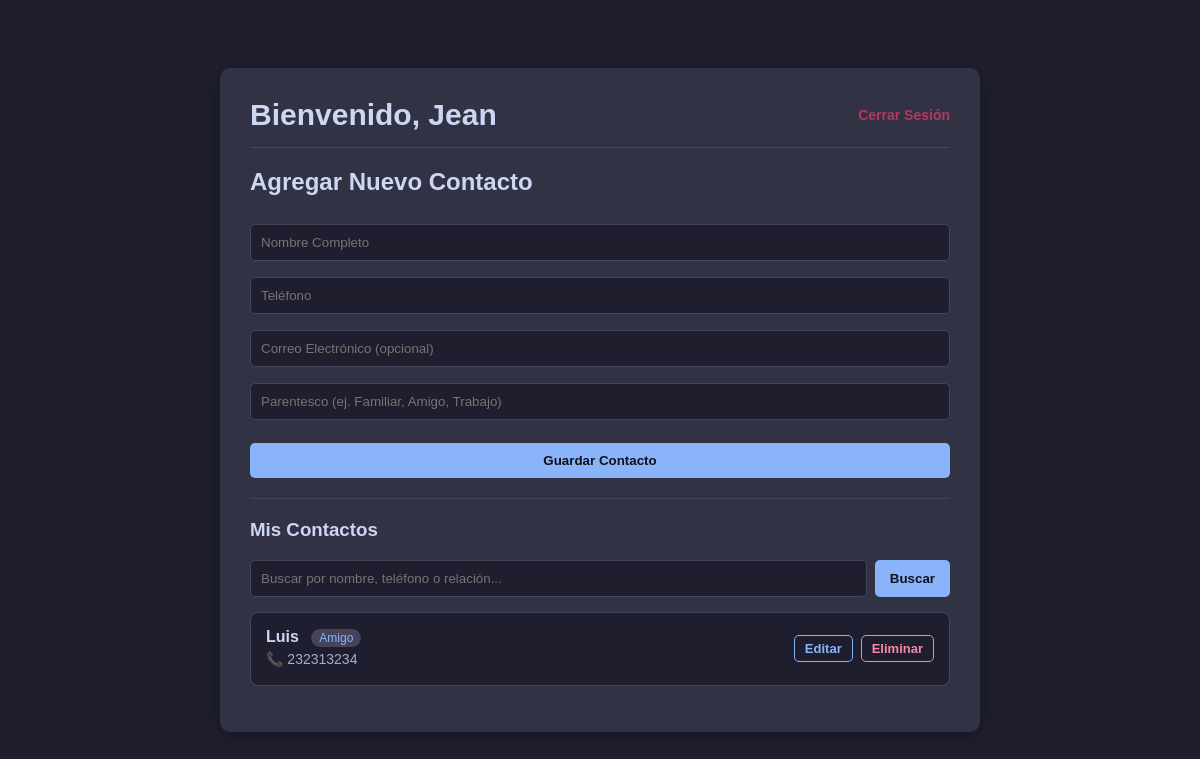
Before: /agenda (signed in) with the older database file.
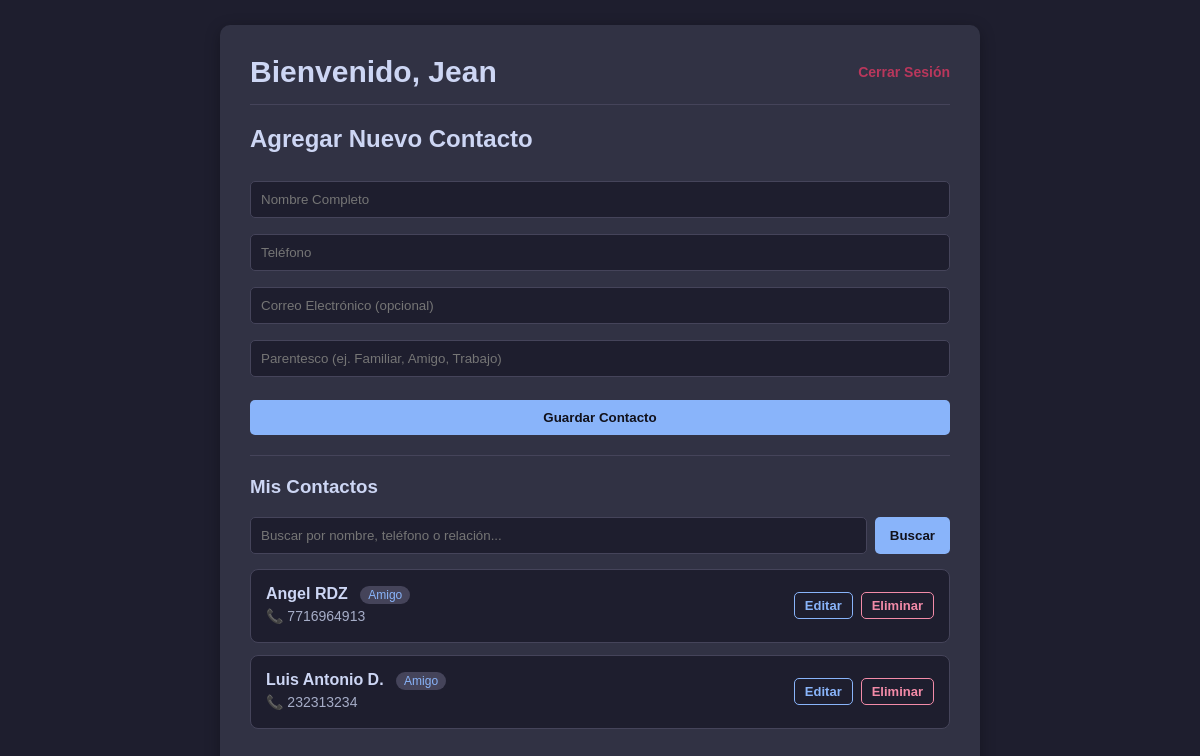
After: the same page with the newer database file.
### tables this page shows
CREATE TABLE contactos (
            id INTEGER PRIMARY KEY AUTOINCREMENT,
            usuario_id INTEGER NOT NULL,
            nombre TEXT NOT NULL,
            telefono TEXT,
            correo TEXT,
            categoria TEXT DEFAULT 'General',
            FOREIGN KEY (usuario_id) REFERENCES usuarios(id) ON DELETE CASCADE
        );

### main.py (the view)
@app.route("/agenda")
@login_requerido
def vista_agenda():
    busqueda = request.args.get("q", "").strip()
    contactos = obtener_contactos(session["usuario_id"], busqueda)
    return render_template(
        "agenda.html",
        nombre=session["usuario_nombre"],
        contactos=contactos,
        busqueda=busqueda,
    )

### base_datos/conexion_db.py (called while the page is built)
def conectar():
    conexion = sqlite3.connect("agenda.db")
    conexion.execute("PRAGMA foreign_keys = ON")
    return conexion

### base_datos/consultas.py (called while the page is built)
def obtener_contactos(usuario_id, busqueda=""):
    conexion = conectar()
    cursor = conexion.cursor()
    if busqueda:
        patron = f"%{busqueda}%"
        cursor.execute(
            """
            SELECT id, nombre, telefono, correo, categoria
            FROM contactos
            WHERE usuario_id = ? AND (nombre LIKE ? OR categoria LIKE ? OR telefono LIKE ?)
            ORDER BY nombre ASC
            """,
            (usuario_id, patron, patron, patron),
        )
    else:
        cursor.execute(
            """
            SELECT id, nombre, telefono, correo, categoria
            FROM contactos
            WHERE usuario_id = ?
            ORDER BY nombre ASC
            """,
            (usuario_id,),
        )
    contactos = cursor.fetchall()
    conexion.close()
    return contactos

### main.py (called while the page is built)
def login_requerido(funcion_vista):
    @wraps(funcion_vista)
    def envoltura(*args, **kwargs):
        if "usuario_id" not in session:
            return redirect(url_for("vista_login"))
        return funcion_vista(*args, **kwargs)
    return envoltura

@app.after_request
def evitar_cache_rutas_privadas(response):
    if "usuario_id" in session:
        response.headers["Cache-Control"] = "no-store, no-cache, must-revalidate, max-age=0"
        response.headers["Pragma"] = "no-cache"
        response.headers["Expires"] = "0"
    return response

### templates/agenda.html (shortened to what this page needs)
<!DOCTYPE html>
<html lang="es">
<head>
    <link rel="stylesheet" href="{{ url_for('static', filename='style.css') }}">
</head>
<body>
    <div class="contenedor-agenda">
        <header class="encabezado-agenda">
            <h1>Bienvenido, {{ nombre }}</h1>
            <a href="{{ url_for('logout') }}" class="boton-cerrar">Cerrar Sesión</a>
        </header>
        <section class="seccion-formulario">
            <h2>Agregar Nuevo Contacto</h2>
            <form action="{{ url_for('procesar_agregar_contacto') }}" method="POST">
                <input
                    type="text"
                    name="nombre_contacto"
                    placeholder="Nombre Completo"
                    required>
                <input
                    type="tel"
                    name="telefono"
                    placeholder="Teléfono"
                    required>
                <input
                    type="email"
                    name="correo_contacto"
                    placeholder="Correo Electrónico (opcional)">
                <input
                    type="text"
                    name="relacion"
                    placeholder="Parentesco (ej. Familiar, Amigo, Trabajo)">
                <button type="submit">Guardar Contacto</button>
            </form>
        </section>
        <section class="seccion-lista">
            <h3>Mis Contactos</h3>
            <form action="{{ url_for('vista_agenda') }}" method="GET" class="form-buscador">
                <input
                    type="text"
                    name="q"
                    placeholder="Buscar por nombre, teléfono o relación..."
                    value="{{ busqueda }}">
                <button type="submit" class="boton-buscar">Buscar</button>
            </form>
            <ul class="lista-contactos">
                {% for contacto in contactos %}
                    <li class="tarjeta-contacto">
                        <div class="info-contacto">
                            <h4>
                                {{ contacto[1] }}
                                {% if contacto[4] %}
                                    <span class="etiqueta-relacion">{{ contacto[4] }}</span>
                                {% endif %}
                            </h4>
                            <p>📞 {{ contacto[2] }}</p>
                        </div>
                        <div class="acciones-contacto">
                            <a href="{{ url_for('editar_contacto', contacto_id=contacto[0]) }}" class="boton-editar">Editar</a>
                            <form action="{{ url_for('procesar_eliminar_contacto', contacto_id=contacto[0]) }}" method="POST" style="display: inline; margin: 0;">
                                <button type="submit" class="boton-eliminar" onclick="return confirm('¿Seguro que deseas eliminar este contacto?');">Eliminar</button>
                            </form>
                        </div>
                    </li>
                {% endfor %}
            </ul>
        </section>
    </div>
</body>
</html>

### static/style.css (style rules this page uses)
:root { --bg-principal: #1e1e2e; --bg-tarjeta: #313244; --borde-sutil: #45445a; --texto-principal: #cdd6f4; --texto-secundario: #a6adc8; --texto-oscuro: #11111b; --acento-primario: #89b4fa; --acento-hover: #b4befe; --peligro: #f38ba8; --exito: #a6e3a1; --cerrar-sesion: #b9375c; }
body { font-family: Arial, sans-serif; background-color: var(--bg-principal); color: var(--texto-principal); display: flex; justify-content: center; align-items: center; min-height: 100vh; margin: 0; }
input { width: 100%; padding: 10px; margin: 8px 0; box-sizing: border-box; border: 1px solid var(--borde-sutil); border-radius: 5px; background-color: var(--bg-principal); color: var(--texto-principal); }
button { width: 100%; padding: 10px; margin-top: 15px; background-color: var(--acento-primario); color: var(--texto-oscuro); border: none; border-radius: 5px; font-weight: bold; cursor: pointer; transition: background-color 0.2s ease; }
.contenedor-agenda { background-color: var(--bg-tarjeta); padding: 30px; border-radius: 10px; box-shadow: 0 4px 15px rgba(0, 0, 0, 0.3); width: 90%; max-width: 700px; margin: 20px auto; }
.encabezado-agenda { display: flex; justify-content: space-between; align-items: center; border-bottom: 1px solid var(--borde-sutil); padding-bottom: 15px; margin-bottom: 20px; }
.encabezado-agenda h1 { font-size: 30px; margin: 0; }
.boton-cerrar { color: var(--cerrar-sesion); text-decoration: none; font-size: 14px; font-weight: bold; }
.seccion-formulario { border-bottom: 1px solid var(--borde-sutil); padding-bottom: 20px; margin-bottom: 20px; }
.seccion-lista h3 { margin-top: 0; }
.form-buscador { display: flex; gap: 8px; margin-bottom: 15px; }
.form-buscador input, .boton-buscar { margin: 0; }
.boton-buscar { width: auto; padding: 0 15px; margin: 0; white-space: nowrap; }
.lista-contactos { list-style: none; padding: 0; margin-top: 15px; }
.tarjeta-contacto { background-color: var(--bg-principal); padding: 15px; border-radius: 8px; margin-bottom: 12px; display: flex; justify-content: space-between; align-items: center; border: 1px solid var(--borde-sutil); }
.info-contacto h4 { margin: 0 0 5px 0; color: var(--texto-principal); }
.info-contacto p { margin: 3px 0; font-size: 14px; color: var(--texto-secundario); }
.etiqueta-relacion { background-color: var(--borde-sutil); color: var(--acento-primario); font-size: 12px; padding: 2px 8px; border-radius: 12px; margin-left: 8px; font-weight: normal; }
.acciones-contacto { display: flex; gap: 8px; }
.boton-editar, .boton-eliminar { text-decoration: none; font-size: 13px; font-weight: bold; padding: 5px 10px; border-radius: 5px; transition: all 0.2s ease; }
.boton-editar { color: var(--acento-primario); border: 1px solid var(--acento-primario); }
.boton-eliminar { background-color: transparent; color: var(--peligro); border: 1px solid var(--peligro); width: auto; margin-top: 0; font-family: inherit; cursor: pointer; }

Changed rows visible on the page:
added contactos: nombre "Angel RDZ", categoria "Amigo", telefono "7716964913"
changed contactos: nombre "Luis" → "Luis Antonio D."
